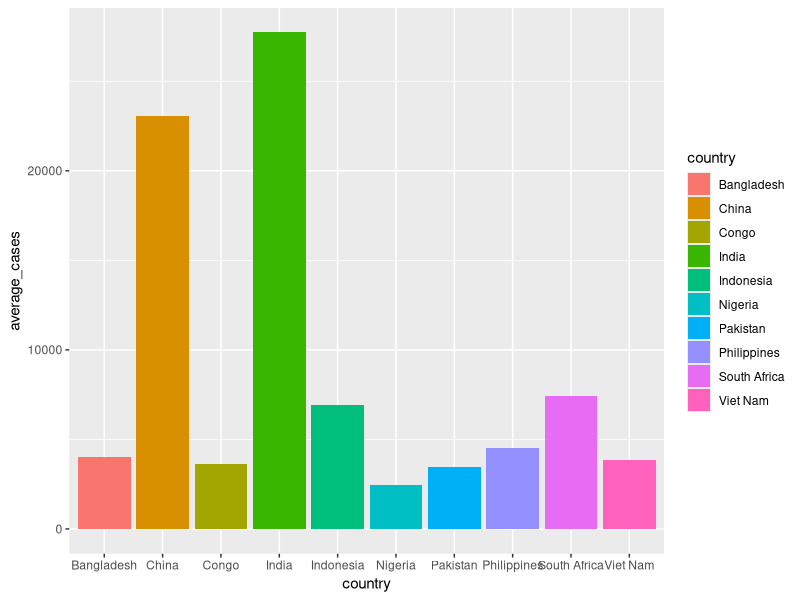
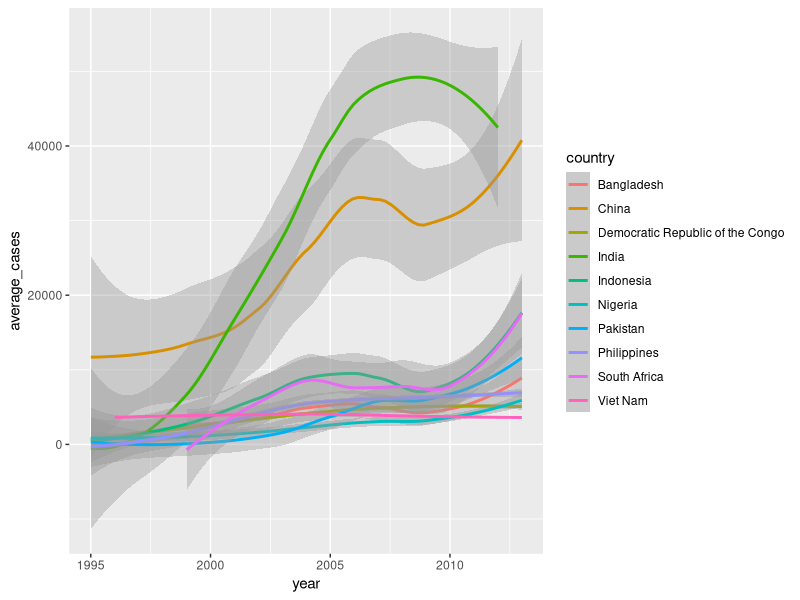
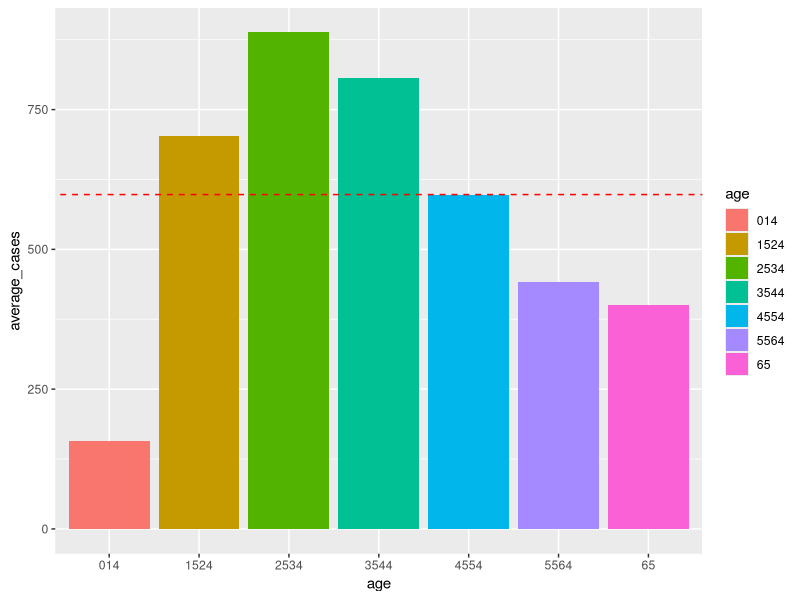

Here is the R script that generated these plots, in order:
## ---- chunk 1
library(tidyverse)
## ---- chunk 2
tidyr::who
## ---- chunk 3
who <- tidyr::who %>%
  # transform column values into single column
  pivot_longer(new_sp_m014:newrel_f65, 
               names_to = "key", 
               values_to = "cases"
               ) %>% 
  # filter missing values
  filter(!is.na(cases)) %>%
  # fix "newrel" values to "new_rel"
  mutate(key = str_replace(key, "newrel", "new_rel")) %>%
  #separate the values in column "key"
  separate(key, c("new", "type", "sex_age"), sep = "_") %>%
  separate(sex_age, c("sex", "age"), sep = 1)
## ---- chunk 4
who <- who %>% 
  select(-iso2, -iso3, -new)
## ---- chunk 5
who %>% group_by(country) %>%
  summarise(average_cases = round(mean(cases), 0)) %>%
  arrange(desc(average_cases))
## ---- chunk 6
who %>% group_by(sex) %>%
  summarise(total_cases = round((sum(cases) / sum(.$cases) * 100), 0))
## ---- chunk 7
who %>% group_by(age) %>%
  summarise(average_cases = round(mean(cases), 0)) %>%
  arrange(average_cases)
## ---- chunk 8
top_ten1 <- who %>%
  group_by(country) %>%
  summarise(average_cases = round(mean(cases), 0)) %>%
  ungroup() %>%
  arrange(desc(average_cases)) %>%
  top_n(10)

# Shorten country name for cleaner plot
top_ten2 <- top_ten1 %>%
  mutate(country = str_replace(country, 
                               "Democratic Republic of the Congo", 
                               "Congo"
                               )
         )

ggplot(data = top_ten2) +
  geom_col(aes(x = country, y = average_cases, fill = country))
## ---- chunk 9
top_ten3 <- who %>%
  # limit the original dataset to top 10 countries
  semi_join(top_ten1, by = "country") %>%
  group_by(country, year) %>%
  # calculate average cases per year
  summarise(average_cases = round(mean(cases), 0)) %>%
  ungroup()

ggplot(data = top_ten3) +
  geom_smooth(aes(x = year, y = average_cases, color = country))
## ---- chunk 10
age_groups <- who %>%
  group_by(age) %>%
  summarise(average_cases = round(mean(cases), 0)) %>%
  arrange(average_cases)

ggplot(data = age_groups) +
  geom_col(aes(x = age, y = average_cases, fill = age)) +
  # add median line to the plot
  geom_abline(slope = 0, 
              intercept = median(age_groups$average_cases),
              color = "red",
              lty = 2)
## ---- chunk 11
model_data <- who %>%
  filter(age != "014") %>%
  mutate(age_group = ifelse(age == "1524" | age == "2543" | age == "3544",
         "young", "old"))
## ---- chunk 12
model1 <- lm(cases ~ age_group, data = model_data)
summary(model1)
## ---- chunk 13
model2 <- lm(cases ~ age_group + sex, data = model_data)
summary(model2)
